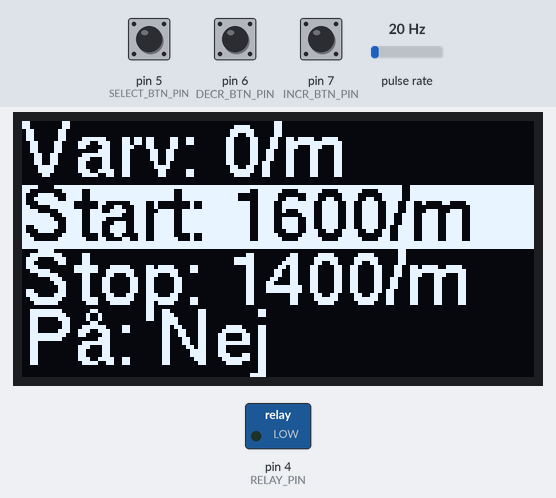
Recording of a sketch running on a simulated Arduino Uno, built with avr-gcc and run on an emulated ATmega328P. Parts: 128×64 one-colour display, switched loads named in the sketch (green lamp = pin HIGH). Wiring (inferred from the names in the program): pulse sensor: data pin 2. The test bench sets the inputs (shaded band); at power-on: pulse rate 20 Hz, pin 5 (SELECT_BTN_PIN) HIGH, pin 7 (INCR_BTN_PIN) LOW, pin 6 (DECR_BTN_PIN) LOW.

Above: at 1.3 s.
1.4 s: pulse rate (sensor on pin 2) set to 50 Hz
At 3.6 s:
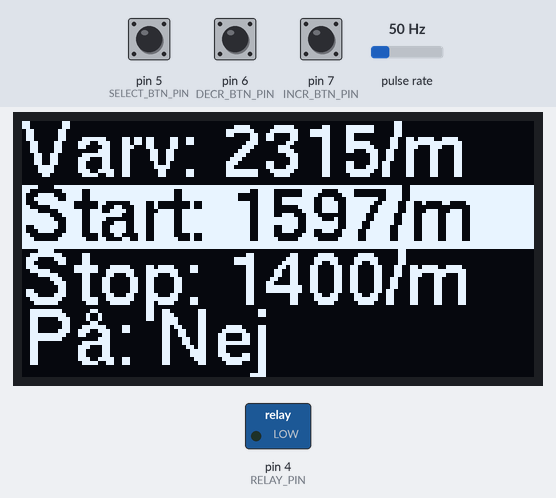
5.1 s: pin 5 (SELECT_BTN_PIN) pulled LOW for 1 s
At 9.5 s:
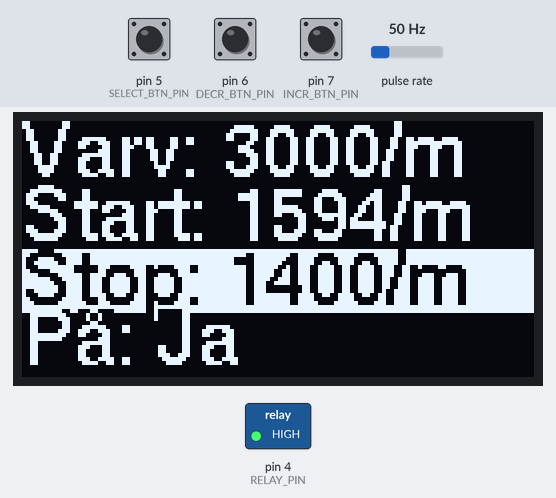
9.8 s: pin 7 (INCR_BTN_PIN) pulled HIGH for 3.2 s
At 11.5 s:
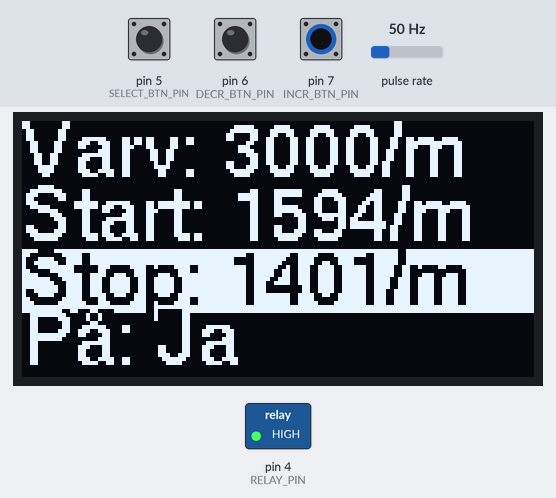
14.5 s: pin 5 (SELECT_BTN_PIN) pulled LOW for 1 s
At 16.1 s:
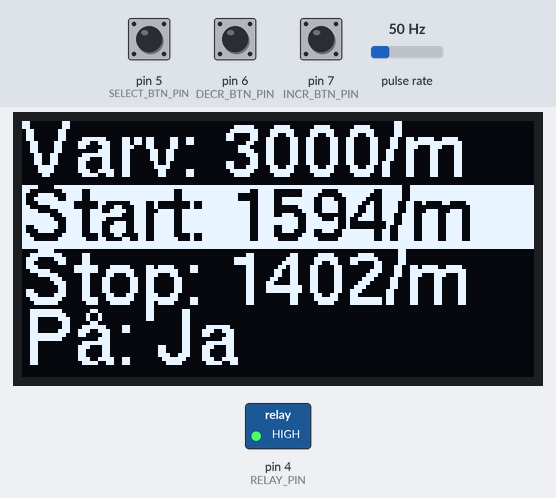
Timing chart, 0 to 17.6 s (numbered marks = the images above; inputs shaded):
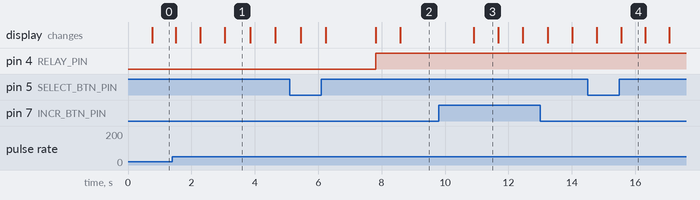

Measured:
- after the input at 9.8 s, the display: changes after 1.1 s (image 3)
- what the display in image 1 shows lasts 0.8 s, from 3.1 s to 3.9 s

The sketch:

WindTurbine_Controller.ino
```cpp
#include <U8g2lib.h>
#include <EEPROM.h>
#include <math.h>

class TurbineLogic {
public:
	TurbineLogic() {}
	bool isTurbineOn() { return TurbineOn;}
	void determineOnState(int start_rpm, int stop_rpm, int current_rpm) {
		uint32_t CurrentTime = millis();
    bool DeterminedState = current_rpm >= start_rpm or (TurbineOn and current_rpm >= stop_rpm);
		if (DeterminedState != TurbineOn and CurrentTime < LastStateChangeTime + StateChangeWaitMS) {
			return;
		}
		TurbineOn = DeterminedState;
		LastStateChangeTime = CurrentTime;
	}
private:
	bool TurbineOn = false;
	const uint32_t StateChangeWaitMS = 5000;
	uint32_t LastStateChangeTime = 0;
};

class RPMMeasurement {
public:
	RPMMeasurement() {}
	void newPeriod(uint32_t StartTimeMS) {
		FirstPulseTimeMS = StartTimeMS;
		LastPulseTimeMS = StartTimeMS;
		RegisteredPulses = 0;
	}
	void registerPulse() {
		uint32_t CurrentTimeMS = millis();
		if (CurrentTimeMS <  FirstPulseTimeMS) {
			newPeriod(CurrentTimeMS);
			return;
		}
		if (CurrentTimeMS < LastPulseTimeMS + DeBounceTimeMS) {
			return;
		}
		if (CurrentTimeMS > FirstPulseTimeMS + AveragingTimeMS) {
			if (RegisteredPulses >= 1) {
				calcRPM();
			} else {
				CurrentRPM = 0;
			}
			newPeriod(CurrentTimeMS);
			return;
		}

		LastPulseTimeMS = CurrentTimeMS;
		RegisteredPulses++;
	}
	void doRPMCalc() {
    uint32_t CurrentTimeMS = millis();
		noInterrupts();
		if (CurrentTimeMS > LastPulseTimeMS + AveragingTimeMS) {
			if (RegisteredPulses > 2) {
				calcRPM();
			} else {
				CurrentRPM = 0;
			}
			FirstPulseTimeMS = 0;
			LastPulseTimeMS = 0;
			RegisteredPulses = 0;
		}
		interrupts();
	}
	unsigned int getRPM() { return CurrentRPM; }
private:
  void calcRPM() {
    CurrentRPM = round(60000.0 / ((LastPulseTimeMS - FirstPulseTimeMS) / float(RegisteredPulses)));
  }
	uint32_t AveragingTimeMS = 1000;
	uint32_t FirstPulseTimeMS = 0;
	uint32_t LastPulseTimeMS = 0;
	unsigned int RegisteredPulses = 0;
	unsigned int CurrentRPM = 0;
	unsigned int const DeBounceTimeMS = 5;
};

void writeIntToEEPROM(int address, int number)
{
  byte byte1 = number >> 8;
  byte byte2 = number & 0xFF;
  EEPROM.write(address, byte1);
  EEPROM.write(address + 1, byte2);
}

int readIntFromEEPROM(int address)
{
  byte byte1 = EEPROM.read(address);
  byte byte2 = EEPROM.read(address + 1);
  return (byte1 << 8) + byte2;
}

class RPMSettingsTracker {
  public:
    RPMSettingsTracker() {
      c_start_rpm = readIntFromEEPROM(start_rpm_addr);
      if (c_start_rpm <= lower_rpm_limit or c_start_rpm > upper_rpm_limit) {
        c_start_rpm = upper_rpm_limit;
      }
      c_stop_rpm = readIntFromEEPROM(stop_rpm_addr);
      if (c_stop_rpm < lower_rpm_limit or c_stop_rpm + 1 >= c_start_rpm) {
        c_stop_rpm = lower_rpm_limit;
      }
    }

    int start_rpm() {
      return c_start_rpm;
    }

    int stop_rpm() {
      return c_stop_rpm;
    }

    void saveRPMSettings() {
      if (WaitingForSave and millis() > LastRPMChangeTimestamp + SaveRPMTimeoutMS) {
        WaitingForSave = false;
        writeIntToEEPROM(start_rpm_addr, c_start_rpm);
        writeIntToEEPROM(stop_rpm_addr, c_stop_rpm);
      }
    }

    void decrease_start_rpm() {
      if (c_start_rpm - 1 <= c_stop_rpm) {
        return;
      }
      c_start_rpm -= 1;
      start_save_timer();
    }

    void increase_start_rpm() {
      if (c_start_rpm == upper_rpm_limit) {
        return;
      }
      c_start_rpm += 1;
      start_save_timer();
    }

    void decrease_stop_rpm() {
      if (c_stop_rpm <= lower_rpm_limit) {
        return;
      }
      c_stop_rpm -= 1;
      start_save_timer();
    }

    void increase_stop_rpm() {
      if (c_stop_rpm + 1 >= c_start_rpm) {
        return;
      }
      c_stop_rpm += 1;
      start_save_timer();
    }
  private:
    void start_save_timer() {
      WaitingForSave = true;
      LastRPMChangeTimestamp = millis();
    }
    int c_start_rpm;
    int c_stop_rpm;

    const int start_rpm_addr = 0;
    const int stop_rpm_addr = 2;
    const int lower_rpm_limit = 1400;
    const int upper_rpm_limit = 1600;
    bool WaitingForSave = false;
    uint32_t LastRPMChangeTimestamp = 0;
    const uint32_t SaveRPMTimeoutMS = 5000;
};

U8G2_SSD1306_128X64_VCOMH0_1_4W_HW_SPI u8g2(U8G2_R2, U8X8_PIN_NONE, 8, 9);

char buffer[40];


int selected_row = 0;
uint32_t button_time = 0;
const uint32_t button_timeout = 150;
const int RELAY_PIN = 4;
const int RPM_PIN = 2;
const int SELECT_BTN_PIN = 5;
const int INCR_BTN_PIN = 7;
const int DECR_BTN_PIN = 6;
RPMMeasurement rpm_calc;
TurbineLogic logic;
RPMSettingsTracker RPMSettings;

void on_interrupt() {
	rpm_calc.registerPulse();
}

void setup() {
  pinMode(RELAY_PIN, OUTPUT);
  digitalWrite(RELAY_PIN, 0);
  pinMode(SELECT_BTN_PIN, INPUT);
  pinMode(SELECT_BTN_PIN, INPUT_PULLUP);
  pinMode(INCR_BTN_PIN, INPUT);
  pinMode(DECR_BTN_PIN, INPUT);
  pinMode(RELAY_PIN, OUTPUT);
  u8g2.setBusClock(8000000);
  u8g2.initDisplay();
  u8g2.setPowerSave(0);
  u8g2.setContrast(0);
  Serial.begin(115200);
  pinMode(RPM_PIN, INPUT);
  attachInterrupt(digitalPinToInterrupt(RPM_PIN), on_interrupt, FALLING);
}

void render_line(int line, char *format_string, int value, bool inverted) {
  int y_value = 14 + line * 16;
  if (inverted) {
    u8g2.drawBox(0, y_value - 14, 128, 16);
    u8g2.setColorIndex(0);
  }
  sprintf(buffer, format_string, value);
  u8g2.drawStr(0,y_value, buffer);
  if (inverted) {
    u8g2.setColorIndex(1);
  }
}

void render_text(int current_rpm, int start_rpm, int stop_rpm, bool on, int marked_row) {
  bool invert_start = false;
  bool invert_stop = false;
  switch (marked_row) {
    case 0:
      invert_start = true;
      break;
    case 1:
      invert_stop = true;
      break;
  }
  u8g2.firstPage();
  do {
    u8g2.setFont(u8g2_font_helvR14_tf);
    render_line(0, "Varv: %d/m", current_rpm, false);
    render_line(1, "Start: %d/m", start_rpm, invert_start);
    render_line(2, "Stop: %d/m", stop_rpm, invert_stop);
    if (on) {
      sprintf(buffer, "På: %s", "Ja");
    } else {
      sprintf(buffer, "På: %s", "Nej");
    }
    u8g2.drawUTF8(0,61, buffer);
  } while ( u8g2.nextPage() );
}

bool button_is_pressed(int button) {
  uint32_t c_time = millis();
  if (c_time < button_time) {
    button_time = 0;
  }
  if (c_time < button_time + button_timeout) {
    return false;
  }
  if (not digitalRead(button)) {
    button_time = c_time;
    return true;
  }
  return false;
}

void loop() {
	rpm_calc.doRPMCalc();
	logic.determineOnState(RPMSettings.start_rpm(), RPMSettings.stop_rpm(), rpm_calc.getRPM());
  render_text(rpm_calc.getRPM(), RPMSettings.start_rpm(), RPMSettings.stop_rpm(), logic.isTurbineOn(), selected_row);
  digitalWrite(RELAY_PIN, logic.isTurbineOn());
  if (button_is_pressed(SELECT_BTN_PIN)) {
    selected_row = selected_row ^ 0x01;
  }
  if (button_is_pressed(INCR_BTN_PIN)) {
    switch (selected_row) {
      case 0:
        RPMSettings.decrease_start_rpm();
        break;
      case 1:
        RPMSettings.decrease_stop_rpm();
        break;
    }
  } else if (button_is_pressed(DECR_BTN_PIN)) {
    switch (selected_row) {
      case 0:
        RPMSettings.increase_start_rpm();
        break;
      case 1:
        RPMSettings.increase_stop_rpm();
        break;
    }
  }
  RPMSettings.saveRPMSettings();
}
```
